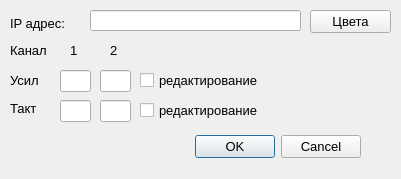
<?xml version="1.0" encoding="UTF-8"?>
<ui version="4.0">
 <class>Dialog_par</class>
 <widget class="QDialog" name="Dialog_par">
  <property name="geometry">
   <rect>
    <x>0</x>
    <y>0</y>
    <width>401</width>
    <height>179</height>
   </rect>
  </property>
  <property name="sizePolicy">
   <sizepolicy hsizetype="Fixed" vsizetype="Fixed">
    <horstretch>0</horstretch>
    <verstretch>0</verstretch>
   </sizepolicy>
  </property>
  <property name="font">
   <font>
    <pointsize>10</pointsize>
   </font>
  </property>
  <property name="windowTitle">
   <string>Param</string>
  </property>
  <widget class="QWidget" name="layoutWidget">
   <property name="geometry">
    <rect>
     <x>10</x>
     <y>130</y>
     <width>351</width>
     <height>33</height>
    </rect>
   </property>
   <layout class="QHBoxLayout">
    <property name="spacing">
     <number>6</number>
    </property>
    <property name="leftMargin">
     <number>0</number>
    </property>
    <property name="topMargin">
     <number>0</number>
    </property>
    <property name="rightMargin">
     <number>0</number>
    </property>
    <property name="bottomMargin">
     <number>0</number>
    </property>
    <item>
     <spacer name="spacer">
      <property name="orientation">
       <enum>Qt::Horizontal</enum>
      </property>
      <property name="sizeHint" stdset="0">
       <size>
        <width>131</width>
        <height>31</height>
       </size>
      </property>
     </spacer>
    </item>
    <item>
     <widget class="QPushButton" name="okButton">
      <property name="font">
       <font>
        <pointsize>10</pointsize>
       </font>
      </property>
      <property name="text">
       <string>OK</string>
      </property>
     </widget>
    </item>
    <item>
     <widget class="QPushButton" name="cancelButton">
      <property name="font">
       <font>
        <pointsize>10</pointsize>
       </font>
      </property>
      <property name="text">
       <string>Cancel</string>
      </property>
     </widget>
    </item>
   </layout>
  </widget>
  <widget class="QLineEdit" name="lineEdit_ip">
   <property name="geometry">
    <rect>
     <x>90</x>
     <y>10</y>
     <width>211</width>
     <height>21</height>
    </rect>
   </property>
   <property name="font">
    <font>
     <pointsize>10</pointsize>
    </font>
   </property>
  </widget>
  <widget class="QLabel" name="label_ip">
   <property name="geometry">
    <rect>
     <x>10</x>
     <y>13</y>
     <width>81</width>
     <height>20</height>
    </rect>
   </property>
   <property name="font">
    <font>
     <pointsize>10</pointsize>
    </font>
   </property>
   <property name="text">
    <string>IP адрес:</string>
   </property>
  </widget>
  <widget class="QLabel" name="lab_chans">
   <property name="geometry">
    <rect>
     <x>10</x>
     <y>40</y>
     <width>51</width>
     <height>21</height>
    </rect>
   </property>
   <property name="font">
    <font>
     <pointsize>10</pointsize>
    </font>
   </property>
   <property name="text">
    <string>Канал</string>
   </property>
  </widget>
  <widget class="QLabel" name="lab_usils">
   <property name="geometry">
    <rect>
     <x>10</x>
     <y>70</y>
     <width>41</width>
     <height>21</height>
    </rect>
   </property>
   <property name="font">
    <font>
     <pointsize>10</pointsize>
    </font>
   </property>
   <property name="text">
    <string>Усил</string>
   </property>
  </widget>
  <widget class="QLabel" name="lab_tects">
   <property name="geometry">
    <rect>
     <x>10</x>
     <y>100</y>
     <width>41</width>
     <height>16</height>
    </rect>
   </property>
   <property name="font">
    <font>
     <pointsize>10</pointsize>
    </font>
   </property>
   <property name="text">
    <string>Такт</string>
   </property>
  </widget>
  <widget class="QLabel" name="lab_0">
   <property name="geometry">
    <rect>
     <x>70</x>
     <y>40</y>
     <width>16</width>
     <height>21</height>
    </rect>
   </property>
   <property name="font">
    <font>
     <pointsize>10</pointsize>
    </font>
   </property>
   <property name="text">
    <string>1</string>
   </property>
  </widget>
  <widget class="param_ed" name="line_ed_us0">
   <property name="geometry">
    <rect>
     <x>60</x>
     <y>70</y>
     <width>31</width>
     <height>22</height>
    </rect>
   </property>
   <property name="font">
    <font>
     <pointsize>10</pointsize>
    </font>
   </property>
  </widget>
  <widget class="param_ed" name="line_tact0">
   <property name="geometry">
    <rect>
     <x>60</x>
     <y>100</y>
     <width>31</width>
     <height>22</height>
    </rect>
   </property>
   <property name="font">
    <font>
     <pointsize>10</pointsize>
    </font>
   </property>
  </widget>
  <widget class="param_ed" name="line_ed_us1">
   <property name="geometry">
    <rect>
     <x>100</x>
     <y>70</y>
     <width>31</width>
     <height>22</height>
    </rect>
   </property>
   <property name="font">
    <font>
     <pointsize>10</pointsize>
    </font>
   </property>
  </widget>
  <widget class="param_ed" name="line_tact1">
   <property name="geometry">
    <rect>
     <x>100</x>
     <y>100</y>
     <width>31</width>
     <height>22</height>
    </rect>
   </property>
   <property name="font">
    <font>
     <pointsize>10</pointsize>
    </font>
   </property>
  </widget>
  <widget class="QLabel" name="lab_1">
   <property name="geometry">
    <rect>
     <x>110</x>
     <y>40</y>
     <width>16</width>
     <height>21</height>
    </rect>
   </property>
   <property name="font">
    <font>
     <pointsize>10</pointsize>
    </font>
   </property>
   <property name="text">
    <string>2</string>
   </property>
  </widget>
  <widget class="QCheckBox" name="checkBox_us_ed">
   <property name="geometry">
    <rect>
     <x>140</x>
     <y>70</y>
     <width>151</width>
     <height>21</height>
    </rect>
   </property>
   <property name="font">
    <font>
     <pointsize>10</pointsize>
    </font>
   </property>
   <property name="text">
    <string>редактирование</string>
   </property>
  </widget>
  <widget class="QCheckBox" name="checkBox_ed_tact">
   <property name="geometry">
    <rect>
     <x>140</x>
     <y>100</y>
     <width>151</width>
     <height>21</height>
    </rect>
   </property>
   <property name="font">
    <font>
     <pointsize>10</pointsize>
    </font>
   </property>
   <property name="text">
    <string>редактирование</string>
   </property>
  </widget>
  <widget class="QPushButton" name="pushButton_colors">
   <property name="geometry">
    <rect>
     <x>310</x>
     <y>10</y>
     <width>81</width>
     <height>23</height>
    </rect>
   </property>
   <property name="text">
    <string>Цвета</string>
   </property>
  </widget>
 </widget>
 <customwidgets>
  <customwidget>
   <class>param_ed</class>
   <extends>QLineEdit</extends>
   <header location="global">param_ed.h</header>
  </customwidget>
 </customwidgets>
 <tabstops>
  <tabstop>lineEdit_ip</tabstop>
  <tabstop>pushButton_colors</tabstop>
  <tabstop>line_ed_us0</tabstop>
  <tabstop>line_tact0</tabstop>
  <tabstop>line_ed_us1</tabstop>
  <tabstop>line_tact1</tabstop>
  <tabstop>checkBox_us_ed</tabstop>
  <tabstop>checkBox_ed_tact</tabstop>
  <tabstop>okButton</tabstop>
  <tabstop>cancelButton</tabstop>
 </tabstops>
 <resources/>
 <connections>
  <connection>
   <sender>okButton</sender>
   <signal>clicked()</signal>
   <receiver>Dialog_par</receiver>
   <slot>accept()</slot>
   <hints>
    <hint type="sourcelabel">
     <x>278</x>
     <y>77</y>
    </hint>
    <hint type="destinationlabel">
     <x>96</x>
     <y>86</y>
    </hint>
   </hints>
  </connection>
  <connection>
   <sender>cancelButton</sender>
   <signal>clicked()</signal>
   <receiver>Dialog_par</receiver>
   <slot>reject()</slot>
   <hints>
    <hint type="sourcelabel">
     <x>359</x>
     <y>77</y>
    </hint>
    <hint type="destinationlabel">
     <x>179</x>
     <y>86</y>
    </hint>
   </hints>
  </connection>
 </connections>
 <slots>
  <slot>on_send_butt()</slot>
 </slots>
</ui>
